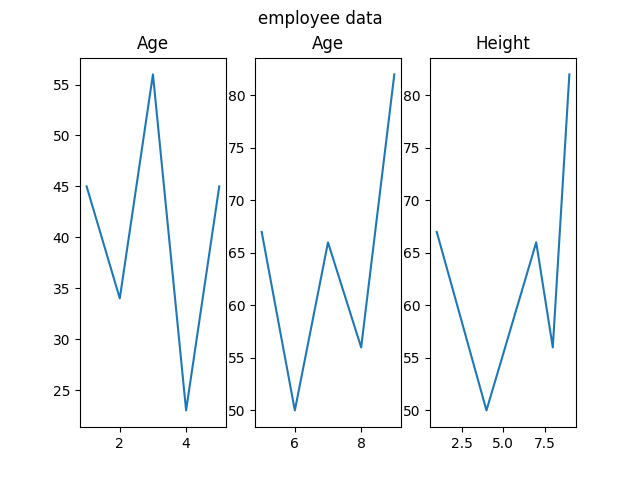

Source code (Python):
import matplotlib.pyplot as plt
x=[1,2,3,4,5]
y=[45,34,56,23,45]
plt.subplot(1,3,1)
plt.title("Age")
plt.plot(x,y)

x=[5,6,7,8,9]
y=[67,50,66,56,82]
plt.subplot(1,3,2)
plt.title("Age")
plt.plot(x,y)

x=[1,4,7,8,9]
y=[67,50,66,56,82]
plt.subplot(1,3,3)
plt.title("Height")
plt.plot(x,y)
plt.suptitle("employee data")
plt.savefig("SubPlot.png")
plt.show()